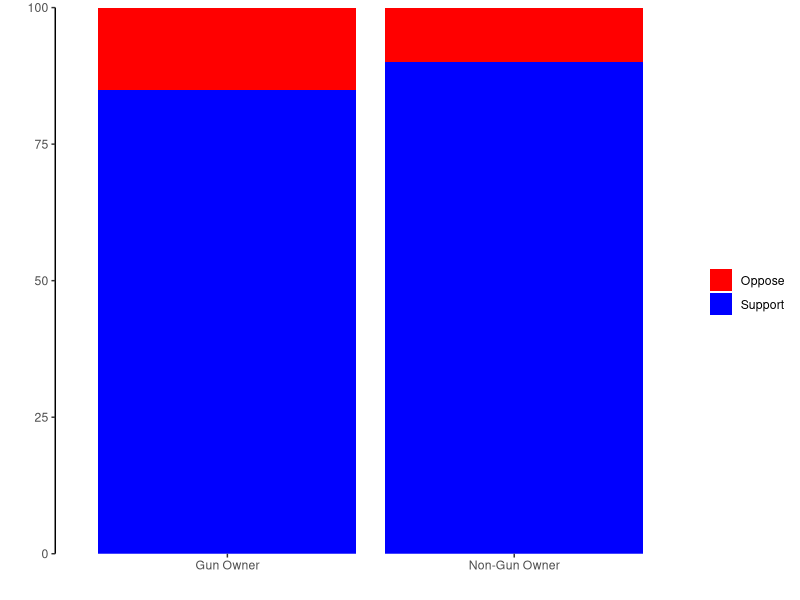

Source code (R):
## ---- chunk 1
knitr::opts_chunk$set(echo = TRUE)
## ---- chunk 2
library(ggplot2)

df <- data.frame (gun = c("Gun Owner", "Non-Gun Owner","Gun Owner", "Non-Gun Owner"),
                  support = c("Support","Support","Oppose","Oppose"),
                    perc = c(85, 90, 15, 10))



ggplot(data=df, aes(x = gun, y = perc, fill = support)) +
  geom_bar(stat="identity") +
  labs(x="", y="") +
  theme_classic() +
  scale_fill_manual(breaks= waiver(),name="",
                    values=c("Support" = "blue", "Oppose" = "red")) +
  theme(axis.line.x=element_blank()) +
  scale_y_continuous(expand=expansion(add=c(0,0)))
